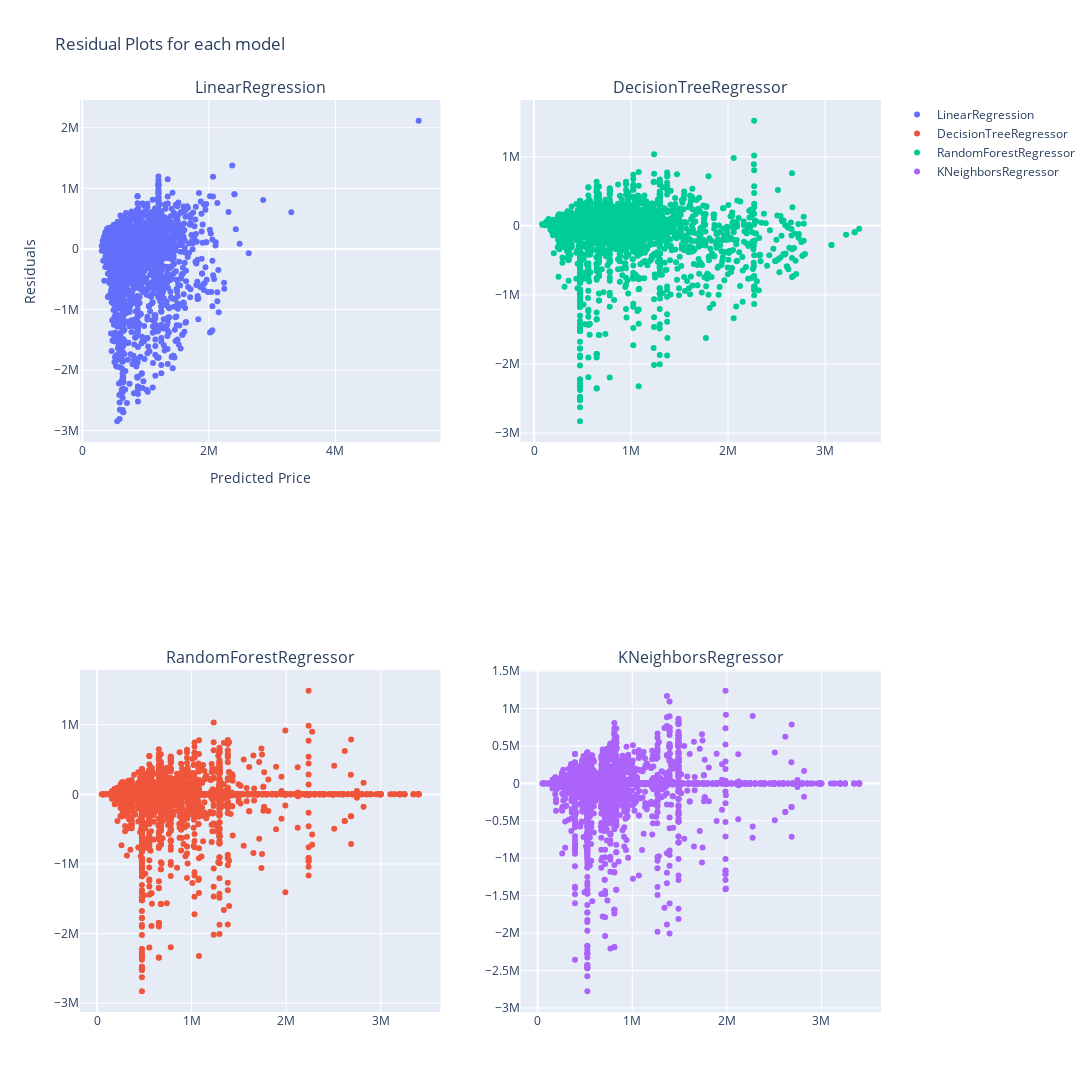

The notebook cell this image was saved under:
### Code cell
models = [
         LinearRegression(),
         DecisionTreeRegressor(criterion= 'squared_error' ,  random_state=rs),
         RandomForestRegressor(criterion= 'squared_error' , n_estimators=100 , random_state=rs),
         KNeighborsRegressor(n_neighbors=5 , weights='distance' , algorithm='auto')
         ]


model_cols = ['PC1' , 'BEDS_GROUP' , 'BATH_GROUP' , 'TYPE']
results = [train_and_evaluate_model(model, y_scaler, X_train[model_cols], y_train, X_test[model_cols], y_test) for model in models]


fig = make_subplots(rows=2, cols=2  , subplot_titles=[f"{result['model_name']}" for result in results])

row_idx = 1
col_idx = 1

y_train = np.exp(y_scaler.inverse_transform(y_train.reshape(-1, 1)))


for _ , result in enumerate(results):
    
    if row_idx > 2:
        row_idx = 1
        col_idx += 1
    
    y_train_pred = np.exp(result['y_train_pred'])
    res = y_train_pred - y_train

    fig.add_trace(
        go.Scatter(
            x=y_train_pred.ravel(),
            y=res.ravel(),
            mode='markers' ,
            name = result['model_name'] ,
            hovertext=y_train.ravel() ,
            hoverinfo='text'),
        row=row_idx, col=col_idx
        )
    
    row_idx += 1


fig.update_layout(
    height=1200,  
    width=1300,
    xaxis_title="Predicted Price",
    yaxis_title="Residuals",  
    title_text="Residual Plots for each model"
    
)


fig.show()

### Figure 1 — Plotly figure (JSON) as saved in the notebook; plotly's stock layout.template omitted (floating-point values rounded to 4 significant figures; data arrays with more than 128 entries replaced by an {"elided": "..."} marker saying what was removed)
{"data": [{"hoverinfo": "text", "hovertext": {"elided": "3228 float values"}, "mode": "markers", "name": "LinearRegression", "type": "scatter", "x": {"elided": "3228 float values"}, "xaxis": "x", "y": {"elided": "3228 float values"}, "yaxis": "y"}, {"hoverinfo": "text", "hovertext": {"elided": "3228 float values"}, "mode": "markers", "name": "DecisionTreeRegressor", "type": "scatter", "x": {"elided": "3228 float values"}, "xaxis": "x3", "y": {"elided": "3228 float values"}, "yaxis": "y3"}, {"hoverinfo": "text", "hovertext": {"elided": "3228 float values"}, "mode": "markers", "name": "RandomForestRegressor", "type": "scatter", "x": {"elided": "3228 float values"}, "xaxis": "x2", "y": {"elided": "3228 float values"}, "yaxis": "y2"}, {"hoverinfo": "text", "hovertext": {"elided": "3228 float values"}, "mode": "markers", "name": "KNeighborsRegressor", "type": "scatter", "x": {"elided": "3228 float values"}, "xaxis": "x4", "y": {"elided": "3228 float values"}, "yaxis": "y4"}], "layout": {"annotations": [{"font": {"size": 16}, "showarrow": false, "text": "LinearRegression", "x": 0.225, "xanchor": "center", "xref": "paper", "y": 1, "yanchor": "bottom", "yref": "paper"}, {"font": {"size": 16}, "showarrow": false, "text": "DecisionTreeRegressor", "x": 0.775, "xanchor": "center", "xref": "paper", "y": 1, "yanchor": "bottom", "yref": "paper"}, {"font": {"size": 16}, "showarrow": false, "text": "RandomForestRegressor", "x": 0.225, "xanchor": "center", "xref": "paper", "y": 0.375, "yanchor": "bottom", "yref": "paper"}, {"font": {"size": 16}, "showarrow": false, "text": "KNeighborsRegressor", "x": 0.775, "xanchor": "center", "xref": "paper", "y": 0.375, "yanchor": "bottom", "yref": "paper"}], "height": 1200, "title": {"text": "Residual Plots for each model"}, "width": 1300, "xaxis": {"anchor": "y", "domain": [0, 0.45], "title": {"text": "Predicted Price"}}, "xaxis2": {"anchor": "y2", "domain": [0.55, 1]}, "xaxis3": {"anchor": "y3", "domain": [0, 0.45]}, "xaxis4": {"anchor": "y4", "domain": [0.55, 1]}, "yaxis": {"anchor": "x", "domain": [0.625, 1], "title": {"text": "Residuals"}}, "yaxis2": {"anchor": "x2", "domain": [0.625, 1]}, "yaxis3": {"anchor": "x3", "domain": [0, 0.375]}, "yaxis4": {"anchor": "x4", "domain": [0, 0.375]}}}
